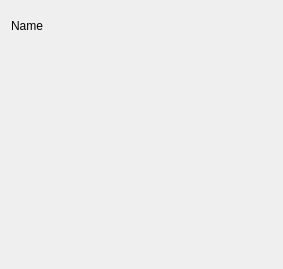
<?xml version="1.0" encoding="UTF-8"?>
<ui version="4.0">
 <class>MeshListItemWidget</class>
 <widget class="QWidget" name="MeshListItemWidget">
  <property name="geometry">
   <rect>
    <x>0</x>
    <y>0</y>
    <width>283</width>
    <height>269</height>
   </rect>
  </property>
  <property name="windowTitle">
   <string>Form</string>
  </property>
  <layout class="QVBoxLayout" name="verticalLayout">
   <item>
    <widget class="QLabel" name="lbl_name">
     <property name="minimumSize">
      <size>
       <width>200</width>
       <height>0</height>
      </size>
     </property>
     <property name="maximumSize">
      <size>
       <width>16777215</width>
       <height>30</height>
      </size>
     </property>
     <property name="text">
      <string>Name</string>
     </property>
    </widget>
   </item>
   <item>
    <widget class="QLabel" name="lbl_img">
     <property name="text">
      <string/>
     </property>
    </widget>
   </item>
  </layout>
 </widget>
 <resources/>
 <connections/>
</ui>
